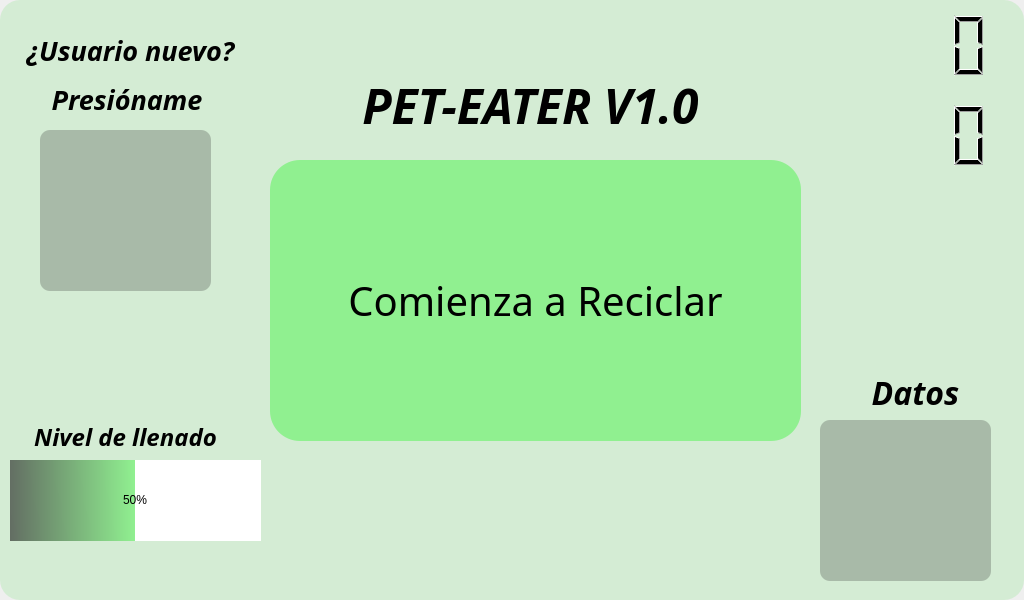
<?xml version="1.0" encoding="UTF-8"?>
<ui version="4.0">
 <class>principal</class>
 <widget class="QMainWindow" name="principal">
  <property name="geometry">
   <rect>
    <x>0</x>
    <y>0</y>
    <width>1024</width>
    <height>600</height>
   </rect>
  </property>
  <property name="font">
   <font>
    <family>MS UI Gothic</family>
   </font>
  </property>
  <property name="cursor">
   <cursorShape>ArrowCursor</cursorShape>
  </property>
  <property name="contextMenuPolicy">
   <enum>Qt::ActionsContextMenu</enum>
  </property>
  <property name="windowTitle">
   <string>PET-EATER</string>
  </property>
  <property name="windowIcon">
   <iconset theme="PET">
    <normaloff>:/icono/PET.png</normaloff>:/icono/PET.png</iconset>
  </property>
  <property name="styleSheet">
   <string notr="true"/>
  </property>
  <widget class="QWidget" name="centralwidget">
   <widget class="QFrame" name="fondo">
    <property name="geometry">
     <rect>
      <x>0</x>
      <y>0</y>
      <width>1024</width>
      <height>600</height>
     </rect>
    </property>
    <property name="styleSheet">
     <string notr="true">QFrame{
	
	
	background-color: rgb(212, 236, 212);
	border-radius:20px;
}</string>
    </property>
    <property name="frameShape">
     <enum>QFrame::StyledPanel</enum>
    </property>
    <property name="frameShadow">
     <enum>QFrame::Raised</enum>
    </property>
    <widget class="QPushButton" name="ajustes">
     <property name="geometry">
      <rect>
       <x>40</x>
       <y>130</y>
       <width>171</width>
       <height>161</height>
      </rect>
     </property>
     <property name="styleSheet">
      <string notr="true">image: url(:/imagenes/informacion.png);
background-color: rgb(168, 186, 168);
border-radius:10px;</string>
     </property>
     <property name="text">
      <string/>
     </property>
    </widget>
    <widget class="QProgressBar" name="nivelalmacenamiento">
     <property name="geometry">
      <rect>
       <x>10</x>
       <y>460</y>
       <width>251</width>
       <height>81</height>
      </rect>
     </property>
     <property name="styleSheet">
      <string notr="true">QProgressBar{
	border-style:none;
	text-align:center;
	font: 30pt &quot;MS Shell Dlg 2&quot;;
}

QProgressBar::chunk{
	
	
	background-color: qlineargradient(spread:pad, x1:0, y1:0.528, x2:1, y2:0.523, stop:0 rgba(99, 110, 99, 255), stop:1 rgba(144, 240, 144, 255));
}</string>
     </property>
     <property name="value">
      <number>50</number>
     </property>
    </widget>
    <widget class="QLabel" name="etiquetallenado">
     <property name="geometry">
      <rect>
       <x>10</x>
       <y>420</y>
       <width>231</width>
       <height>31</height>
      </rect>
     </property>
     <property name="font">
      <font>
       <family>Century Gothic</family>
       <pointsize>13</pointsize>
      </font>
     </property>
     <property name="text">
      <string>&lt;html&gt;&lt;head/&gt;&lt;body&gt;&lt;p&gt;&lt;span style=&quot; font-size:18pt; font-weight:600; font-style:italic;&quot;&gt;Nivel de llenado&lt;/span&gt;&lt;/p&gt;&lt;/body&gt;&lt;/html&gt;</string>
     </property>
     <property name="alignment">
      <set>Qt::AlignCenter</set>
     </property>
    </widget>
    <widget class="QPushButton" name="estadisticas">
     <property name="geometry">
      <rect>
       <x>820</x>
       <y>420</y>
       <width>171</width>
       <height>161</height>
      </rect>
     </property>
     <property name="styleSheet">
      <string notr="true">image: url(:/imagenes/estadis.png);
background-color: rgb(168, 186, 168);
border-radius:10px;</string>
     </property>
     <property name="text">
      <string/>
     </property>
    </widget>
    <widget class="QLabel" name="label">
     <property name="geometry">
      <rect>
       <x>300</x>
       <y>60</y>
       <width>461</width>
       <height>91</height>
      </rect>
     </property>
     <property name="font">
      <font>
       <family>Century Gothic</family>
       <pointsize>21</pointsize>
       <weight>50</weight>
       <bold>false</bold>
      </font>
     </property>
     <property name="layoutDirection">
      <enum>Qt::LeftToRight</enum>
     </property>
     <property name="frameShape">
      <enum>QFrame::NoFrame</enum>
     </property>
     <property name="frameShadow">
      <enum>QFrame::Plain</enum>
     </property>
     <property name="text">
      <string>&lt;html&gt;&lt;head/&gt;&lt;body&gt;&lt;p&gt;&lt;span style=&quot; font-size:36pt; font-weight:600; font-style:italic;&quot;&gt;PET-EATER V1.0&lt;/span&gt;&lt;/p&gt;&lt;/body&gt;&lt;/html&gt;</string>
     </property>
     <property name="alignment">
      <set>Qt::AlignCenter</set>
     </property>
    </widget>
    <widget class="QPushButton" name="iniciar">
     <property name="geometry">
      <rect>
       <x>270</x>
       <y>160</y>
       <width>531</width>
       <height>281</height>
      </rect>
     </property>
     <property name="font">
      <font>
       <family>Century Gothic</family>
       <pointsize>30</pointsize>
       <weight>9</weight>
       <italic>false</italic>
       <bold>false</bold>
      </font>
     </property>
     <property name="styleSheet">
      <string notr="true">background-color: rgb(144, 240, 144);

gridline-color: rgb(255, 255, 255);

border-top-color: rgb(117, 255, 93);
font: 75 30pt &quot;Century Gothic&quot;;

border-radius:30px;
</string>
     </property>
     <property name="text">
      <string>Comienza a Reciclar</string>
     </property>
    </widget>
    <widget class="QLabel" name="notificacion">
     <property name="geometry">
      <rect>
       <x>270</x>
       <y>450</y>
       <width>511</width>
       <height>121</height>
      </rect>
     </property>
     <property name="font">
      <font>
       <family>Century Gothic </family>
       <pointsize>26</pointsize>
       <weight>5</weight>
       <italic>false</italic>
       <bold>false</bold>
      </font>
     </property>
     <property name="layoutDirection">
      <enum>Qt::LeftToRight</enum>
     </property>
     <property name="styleSheet">
      <string notr="true">color: rgb(255, 0, 0);
font: 45 26pt &quot;Century Gothic &quot;;</string>
     </property>
     <property name="text">
      <string/>
     </property>
     <property name="textFormat">
      <enum>Qt::AutoText</enum>
     </property>
     <property name="alignment">
      <set>Qt::AlignCenter</set>
     </property>
    </widget>
    <widget class="QFrame" name="frame">
     <property name="geometry">
      <rect>
       <x>860</x>
       <y>200</y>
       <width>91</width>
       <height>141</height>
      </rect>
     </property>
     <property name="styleSheet">
      <string notr="true">
image: url(:/imagenes/botella2.png);</string>
     </property>
     <property name="frameShape">
      <enum>QFrame::StyledPanel</enum>
     </property>
     <property name="frameShadow">
      <enum>QFrame::Raised</enum>
     </property>
    </widget>
    <widget class="QLabel" name="etiquetallenado_2">
     <property name="geometry">
      <rect>
       <x>0</x>
       <y>30</y>
       <width>261</width>
       <height>91</height>
      </rect>
     </property>
     <property name="font">
      <font>
       <family>Century Gothic</family>
       <pointsize>13</pointsize>
      </font>
     </property>
     <property name="text">
      <string>&lt;html&gt;&lt;head/&gt;&lt;body&gt;&lt;p&gt;&lt;span style=&quot; font-size:20pt; font-weight:600; font-style:italic;&quot;&gt;¿Usuario nuevo?&lt;/span&gt;&lt;/p&gt;&lt;p&gt;&lt;span style=&quot; font-size:20pt; font-weight:600; font-style:italic;&quot;&gt;Presióname &lt;/span&gt;&lt;/p&gt;&lt;/body&gt;&lt;/html&gt;</string>
     </property>
     <property name="alignment">
      <set>Qt::AlignCenter</set>
     </property>
    </widget>
    <widget class="QLabel" name="etiquetallenado_3">
     <property name="geometry">
      <rect>
       <x>850</x>
       <y>370</y>
       <width>131</width>
       <height>41</height>
      </rect>
     </property>
     <property name="font">
      <font>
       <family>Century Gothic</family>
       <pointsize>13</pointsize>
      </font>
     </property>
     <property name="text">
      <string>&lt;html&gt;&lt;head/&gt;&lt;body&gt;&lt;p&gt;&lt;span style=&quot; font-size:24pt; font-weight:600; font-style:italic;&quot;&gt;Datos&lt;/span&gt;&lt;/p&gt;&lt;/body&gt;&lt;/html&gt;</string>
     </property>
     <property name="alignment">
      <set>Qt::AlignCenter</set>
     </property>
    </widget>
    <widget class="QLCDNumber" name="Hora">
     <property name="geometry">
      <rect>
       <x>800</x>
       <y>100</y>
       <width>201</width>
       <height>71</height>
      </rect>
     </property>
    </widget>
    <widget class="QLCDNumber" name="fecha">
     <property name="geometry">
      <rect>
       <x>800</x>
       <y>10</y>
       <width>201</width>
       <height>71</height>
      </rect>
     </property>
    </widget>
   </widget>
  </widget>
 </widget>
 <resources>
  <include location="imag.qrc"/>
 </resources>
 <connections/>
</ui>
